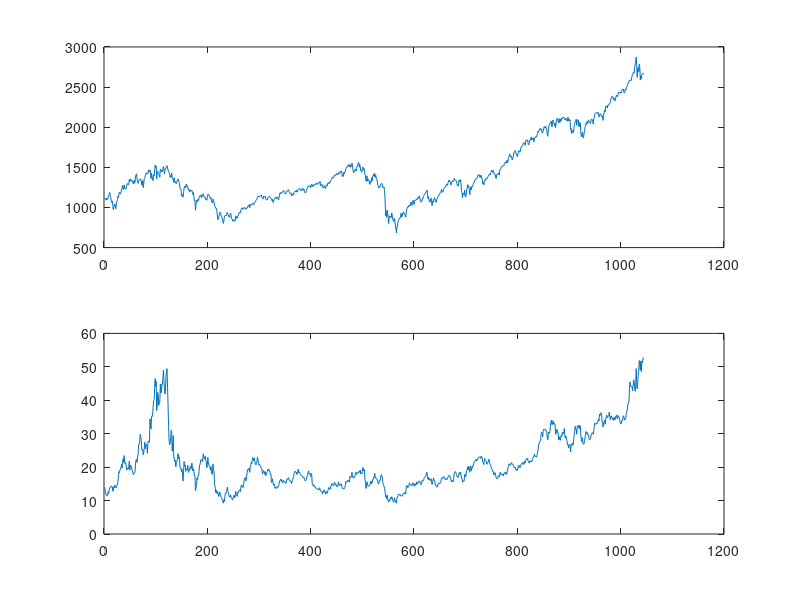

Reproduce this figure in MATLAB. (Note: this script raises an error after producing the figure.)
% Homework 2 of Financial econometrics by Shenghua Du
% I choose the S&P 500 index and Intel stock from 1998-5-5 to 2018-5-5
% weekly data

load homework2data

% Preliminary analysis

figure(1)
subplot(2,1,1)
plot(SP500AdjClose)

subplot(2,1,2)
plot(IntelAdjClose)

Indexreturn = price2ret(SP500AdjClose);
Intelreturn = price2ret(IntelAdjClose);


%% Question(a) 

figure(2)
subplot(2,1,1)
plot(Indexreturn)

subplot(2,1,2)
plot(Intelreturn)

Indexskewness=skewness(Indexreturn);
Intelskewness=skewness(Intelreturn);

Indexkurtosis=kurtosis(Indexreturn);
Intelkurtosis=kurtosis(Intelreturn);

% Comments: The skewness of index is -0.7955 
% The skewness of intel stock is -0.5216
% The kurtosis of index is 9.5392
% The kurtosis of intel stock is  7.0026
% Both for the index or the stock,the skewness is less than zero,
% which means the distrubition is left-skewed,fat-tailed
% The kurtosis of them is more than 3,
% which means the distribution is leptokurtic distribution.

figure(3)
subplot(2,2,1)
autocorr(Indexreturn.^2)

subplot(2,2,2)
parcorr(Indexreturn.^2)

subplot(2,2,3)
autocorr(Intelreturn.^2)

subplot(2,2,4)
parcorr(Intelreturn.^2)

% Comments: The plot tells us we needs time-varying volatility
% to build our model.


%% Question(b)

IndexMdl = garch('GARCHLags',1,'ARCHLags',1,'offset',NaN);
[EstIndex,ParamCovIndex,logLIndex,infoIndex] =  estimate(IndexMdl,Indexreturn);

IntelMdl = garch('GARCHLags',1,'ARCHLags',1,'offset',NaN);
[EstIntel,ParamCovIntel,logLIntel,infoIntel] =  estimate(IntelMdl,Intelreturn);

IndexV = infer(EstIndex,Indexreturn);
IntelV = infer(EstIntel,Intelreturn);

figure(4)
subplot(2,1,1)
plot(sqrt(252*IndexV))

subplot(2,1,2)
plot(sqrt(252*IntelV))

% Comments:Intel stock is less influenced by 2008 financial crisis
% But the S&P index is significantly infuenced by it.


%% Question(c)

Indexunvar = EstIndex.Constant/(1-cell2mat(EstIndex.GARCH)-cell2mat(EstIndex.ARCH));
Intelunvar = EstIntel.Constant/(1-cell2mat(EstIntel.GARCH)-cell2mat(EstIntel.ARCH));

Indexsamplevar = var(Indexreturn);
Intelsamplevar = var(Intelreturn);

% Comments:We can see that the unconditional variance of S&P 500 index is
% 9.1258e-04,almost equal to the sample variance of returns 6.0380e-04
% the unconditional variance of Intel stock is 0.0025 almost equal to 
% the sample variance of returns is 0.0024


%% Question(d)

u1 = EstIndex.Offset;
u2 = EstIntel.Offset;

z1 = (Indexreturn - u1)./sqrt(IndexV);
z2 = (Intelreturn - u2)./sqrt(IntelV);

figure(5)
subplot(2,1,1)
plot(z1)

subplot(2,1,2)
plot(z2)

z1skewness = skewness(z1);
z2skewness = skewness(z2);

z1kurtosis = kurtosis(z1);
z2kurtosis = kurtosis(z2);

disp('-------------------------------------------------------------------')
disp('   skewness  kurtosis')
disp([z1skewness,z1kurtosis;z2skewness,z2kurtosis])

% Comments:z1skewness and z2skewness is not equal to zero
% z1kurtosis and z2kurtosis is more than 3.So they are not consistent
% with the conditional normality assumption,which means the distrubition
% is left-skewed,fat-tailed and leptokurtic distribution.
% According to the plot,Some extreme situations and outliers like 2008
% financial crisis has influenced the distribution.


%% Question(e)

v1forecast = forecast(EstIndex,50);
v2forecast = forecast(EstIntel,50);

figure(6)
subplot(2,1,1)
plot(Indexreturn)
hold on
plot(1045:1094,v1forecast,':','LineWidth',2);
hold off

subplot(2,1,2)
plot(Intelreturn)
hold on
plot(1045:1094,v2forecast,':','LineWidth',2);
hold off


%% Question(f)

figure(7)
subplot(2,1,1)
autocorr(z1.^2)

subplot(2,1,2)
autocorr(z2.^2)

% Comments: According to the autocorrelation plot both of the two sequences
% don't have autocorrelation.So the time varying volatility has bee captured
% by the GARCH model


%% Question(g)

% I will use GJR-GARCH model cause it seems negative return shocks have a bigger
% effect on volatility

IndexMdl1 = gjr('GARCHLags',1,'ARCHLags',1,'LeverageLags',1,'Offset',NaN);
IntelMdl1 = gjr('GARCHLags',1,'ARCHLags',1,'LeverageLags',1,'Offset',NaN);

[EstIndex1,ParamIndexCov1,logLIndex1,infoIndex1] = estimate(IndexMdl1,Indexreturn);
[EstIntel1,ParamIntelCov1,logLIntel1,infoIntel1] = estimate(IntelMdl1,Intelreturn);

% i.Comments:The model specification can be seen in the EstIndex1 and EstIntel1

IndexV1 = infer(EstIndex1,Indexreturn);
IntelV1 = infer(EstIntel1,Intelreturn);

u11 = EstIndex1.Offset;
u21 = EstIntel1.Offset;
z11 = (Indexreturn - u11)./sqrt(IndexV);
z21 = (Intelreturn - u21)./sqrt(IntelV);

figure(8)
subplot(2,1,1)
autocorr(z11.^2)

subplot(2,1,2)
autocorr(z21.^2)

% ii.Comments:According to the autocorrelation plot both of the two sequences
% don't have autocorrelation.So we can consider it as standardized residuals

NparamIndex = size(ParamIndexCov1,1);
NparamIntel = size(ParamIntelCov1,1);

T = size(Indexreturn, 1);

[aicIndex, bicIndex] = aicbic(logLIndex, NparamIndex,T);
[aicIntel, bicIntel] = aicbic(logLIntel, NparamIntel,T);
[aicIndex1, bicIndex1] = aicbic(logLIndex1, NparamIndex,T);
[aicIntel1, bicIntel1] = aicbic(logLIntel1, NparamIntel,T);

disp('Compare Index GARCH(1, 1) and GJR-EGARCH(1, 1) Using AIC and BIC')
disp('      AIC           BIC')
disp([aicIndex, bicIndex; aicIndex1, bicIndex1])
disp('--------------------------------------------------------------------')
disp('Compare Intel GARCH(1, 1) and GJR-EGARCH(1, 1) Using AIC and BIC')
disp('      AIC           BIC')
disp([aicIntel, bicIntel; aicIntel1, bicIntel1])


[h1,pValue1,stat1,cValue1] = lratiotest(logLIndex1,logLIndex,1);
[h2,pValue2,stat2,cValue2] = lratiotest(logLIntel1,logLIntel,1);

% iii.Comments: As for the S&P 500 index,according to the AIC/BIC the
% GJR-GARCH's aic and bic is less.So we should choose the GJR-GARCH model.
% And the Likelihood ratio test also shows the unrestricted model(GJR-GARCH)
% performs better.

% Commets: As for the Intel stock,according to the AIC/BIC the GARCH's
% aic and bic is less but the difference is insignificant and we can 
% consider them as same.Then According to the likelihood ratio test,
% the restricted model(GARCH) is better.

% Actually I don't know how to compare when the two method conflicts
% If possible please tell us in the class.

